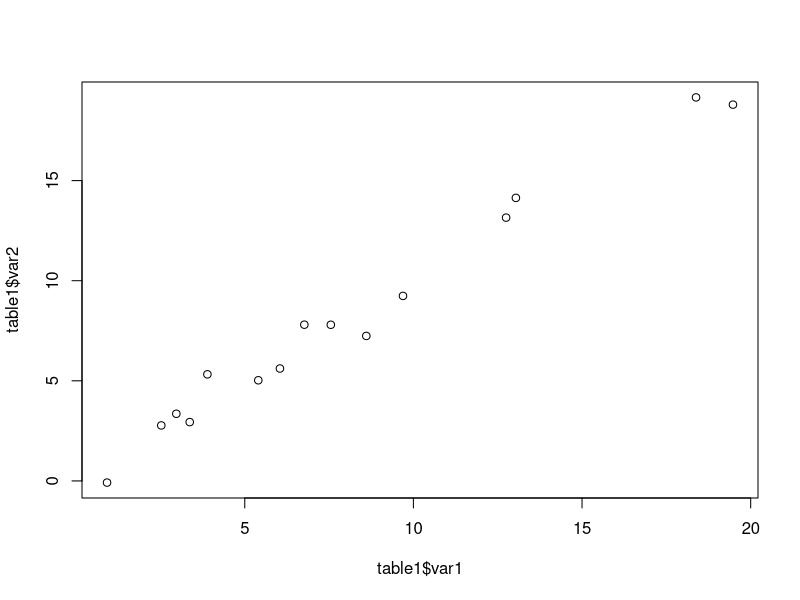
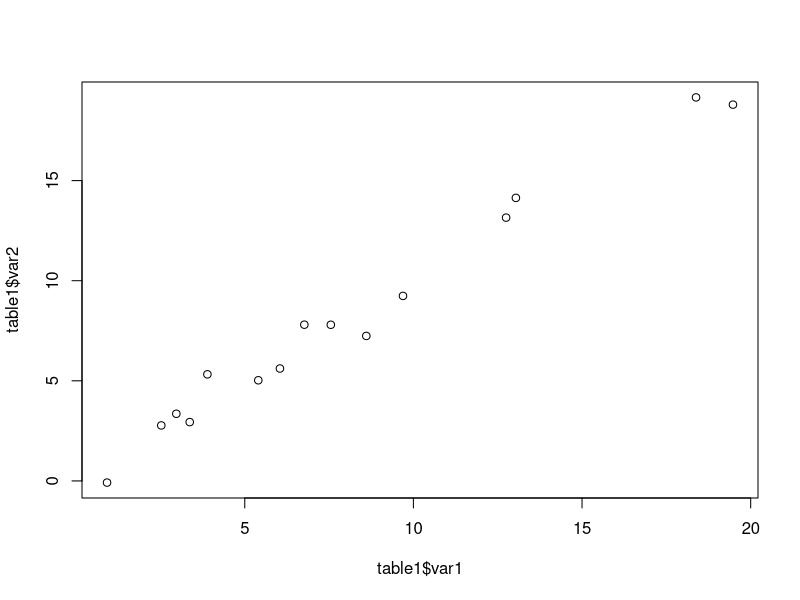
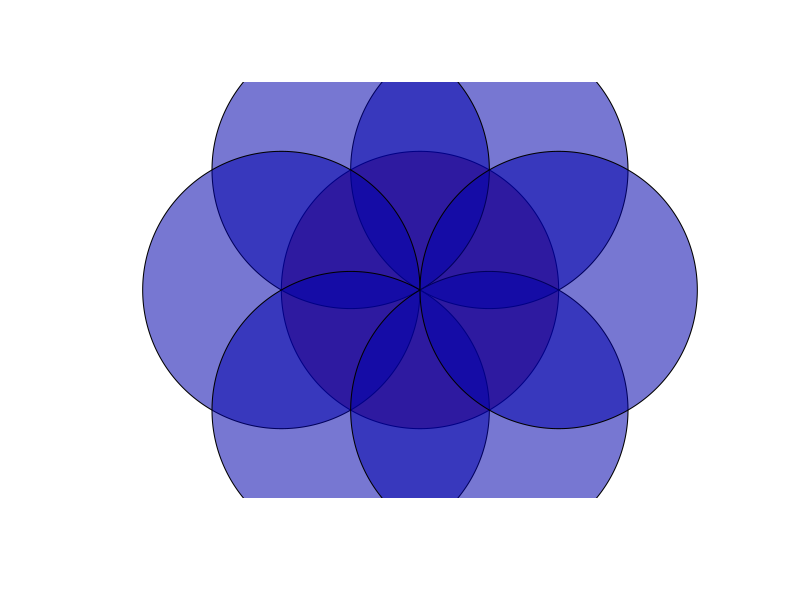
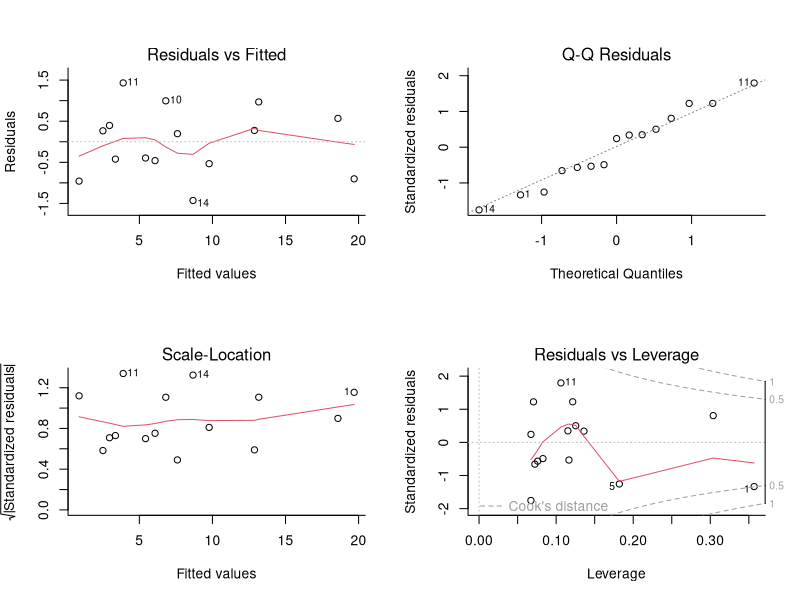

R code for these plots, in order:
## ---- chunk 1
# une addition avec R.
2+3
## ---- chunk 2
# une addition avec R.
2+3
## ---- chunk 3
# Commentaire : une addition avec R.
2+3
## ---- chunk 4
a <- 2
print(a)
b <- 3
print(b)
2+3
## ---- chunk 5
a <- 2
print(a)
b <- b
print(b)
2+3
## ---- chunk 6
# une addition avec R.
2+3
## ---- chunk 7
cat("Mais quel code a été utilisé?")
## ---- chunk 8
experience <- paste0("exp",rep(1:3,each=5))
replicat <- rep(letters[1:5],3)
var1 <- 20*runif(15)
var2 <- var1+rnorm(15)
table1 <- data.frame(experience,replicat,var1,var2)
## ---- chunk 9
knitr::kable(table1, caption="Table créée à partir du data.frame *table1*")
## ---- chunk 10
plot(table1$var1,table1$var2)
## ---- chunk 11
plot(table1$var1,table1$var2)
## ---- chunk 12
kcircle <- function(rad=1,centre=c(0,0),from=0,to=2*pi,dt=0.001,...){
    pt <- seq(from, to, dt)
    polygon(centre[1]+rad*cos(pt),centre[2]+rad*sin(pt),...)
}
plot(c(-1.5,1.5), c(-1.5,1.5), asp=1, type="n", ann=FALSE,
    axes=FALSE, xaxs="i", yaxs="i")
kcircle(col="#AA000088")
for (i in 1:6) kcircle(1,c(cos(i*pi/3),sin(i*pi/3)), col="#0000AA88")
## ---- chunk 13
mod1<-lm(var2~var1, data=table1)
summary(mod1)
par(bty="l", mfrow=c(2,2))
plot(mod1)
